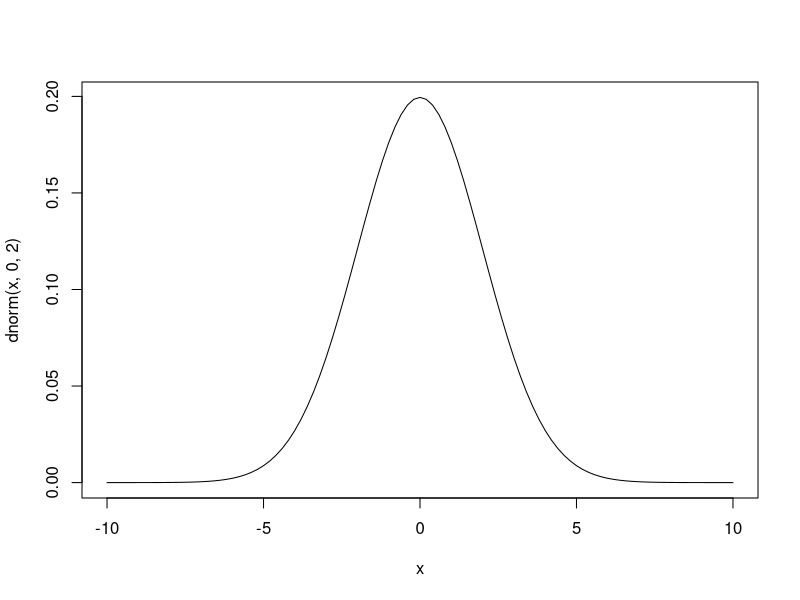
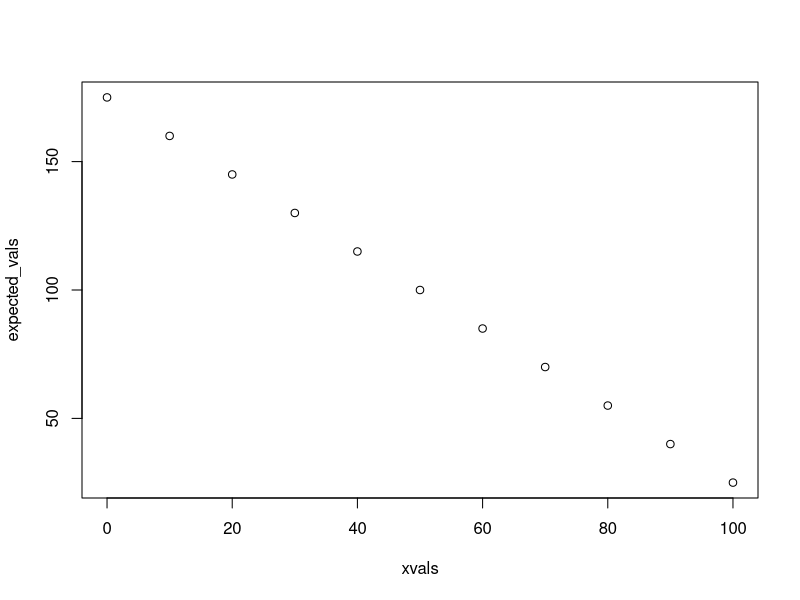
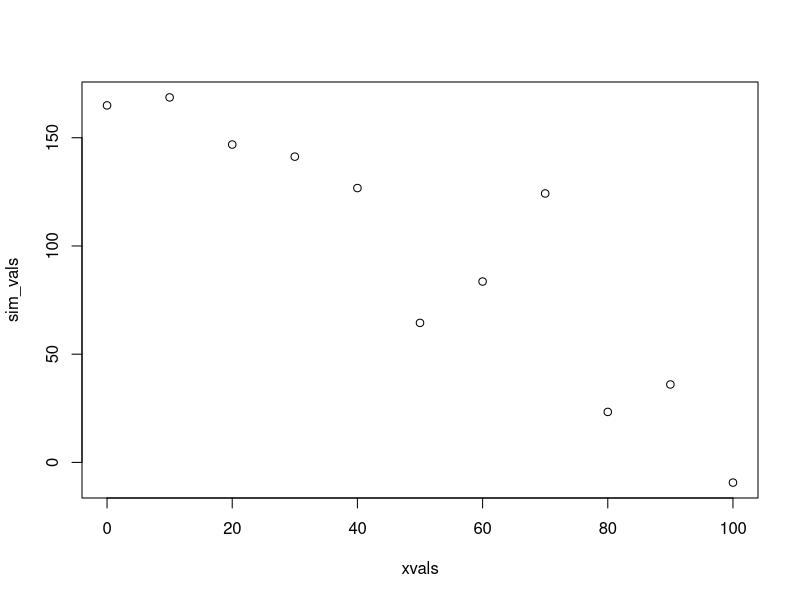
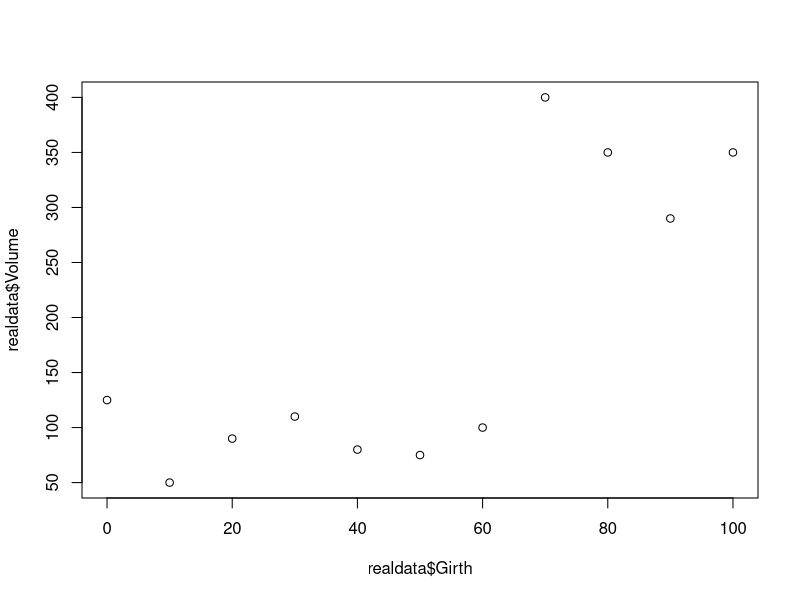
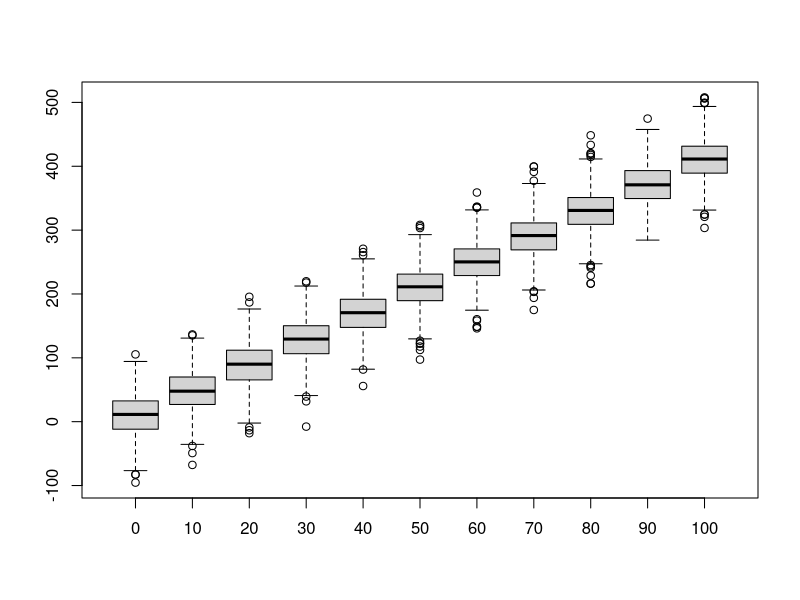
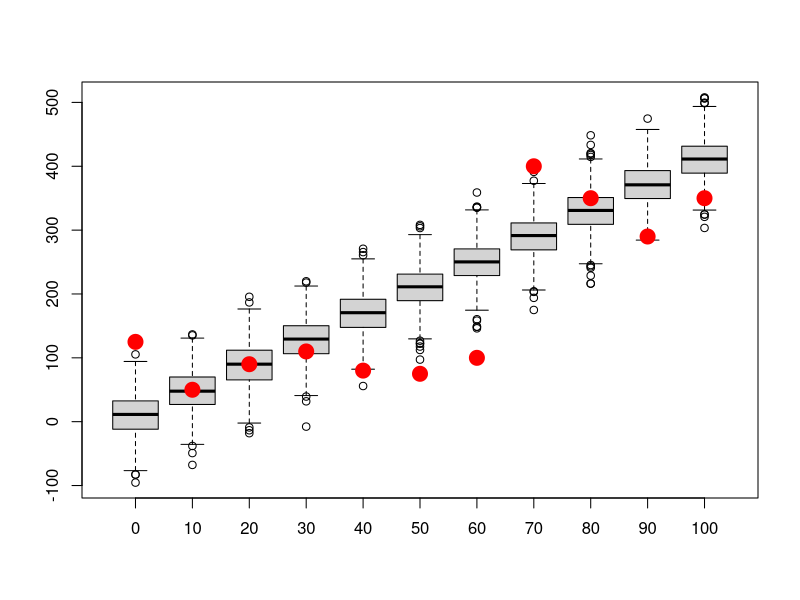
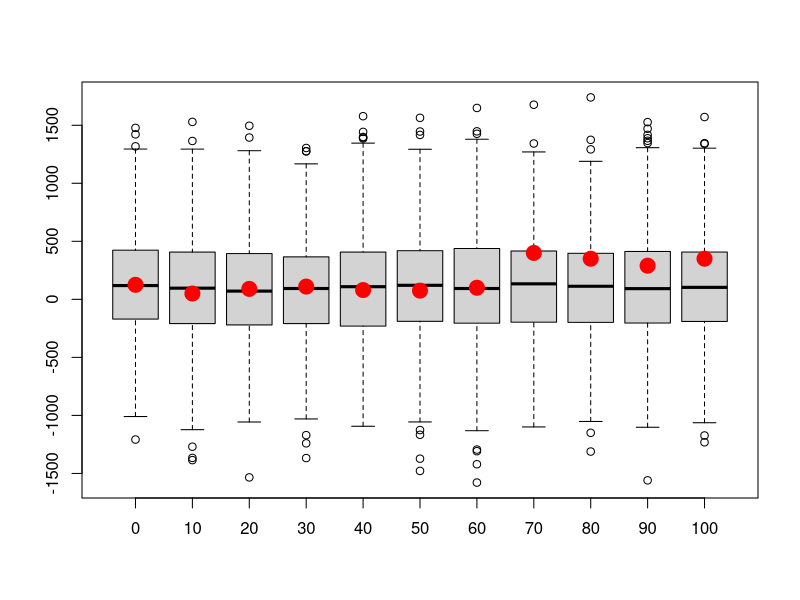
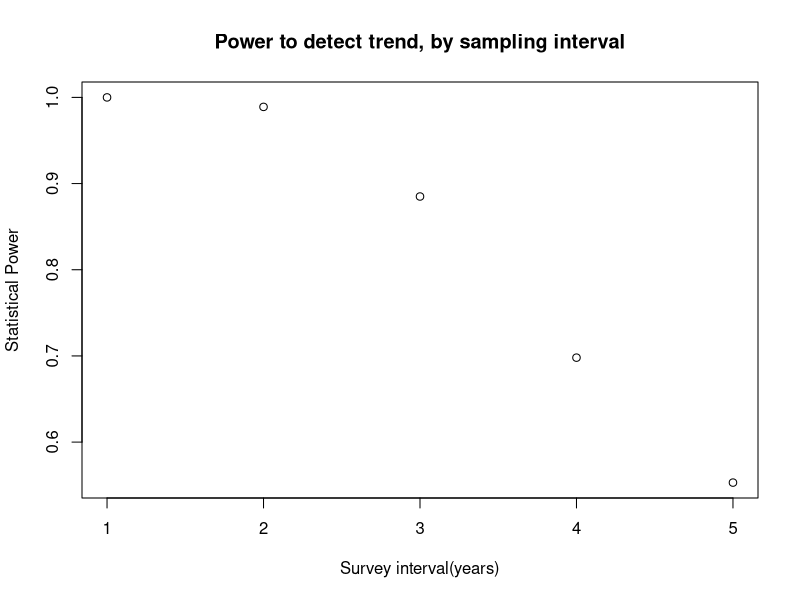

Write the R code that produced these figures, in order.
## ---- chunk 1
knitr::opts_chunk$set(echo = TRUE, cache = TRUE)
## ---- chunk 2

#  NRES 746, Lecture 3  ------------------------
##  University of Nevada, Reno       
##  The virtual ecologist                             
##     Building data simulation models  

## ---- chunk 3

# Short exercise:

# Generate 50 samples from Normal(mean=10,sd=5) 


# Generate 1000 samples from Poisson(mean=50)


# Generate 10 samples from Beta(shape1=0.1,shape2=0.1)


# Try some other distributions and parameters.  NOTE: you can visualize probability densities easily using the "curve" function:

curve(dnorm(x,0,2),-10,10)

# What happens when you try to use a discrete distribution?

## ---- chunk 4

# SIMULATE DATA: ------------------
#  decompose into deterministic and stochastic components (linear regression example)

## Deterministic component  -----------------------------------------

#   define function for transforming a predictor variable into an expected response (linear regression)

    # Arguments:
      # x: vector of covariate values (predictor variable)
      # a: the intercept of a linear relationship mapping the covariate to an expected response
      # b: the slope of a linear relationship mapping the covariate to an expected response

deterministic_component <- function(x,a,b){
  linear <- a + b*x   # specify a deterministic, linear functional form
  return(linear)
}

xvals = seq(0,100,10)  # define the values of a hypothetical predictor variable (e.g., tree girth)

expected_vals <- deterministic_component(xvals,175,-1.5)   # use the deterministic component to determine the expected response (e.g., tree volume)
expected_vals

plot(xvals,expected_vals)   # plot out the relationship

# plot(xvals,expected_vals,type="l")    # alternatively, plot as a line

## ---- chunk 5

## Stochastic component -------------------------------------------- 
##    define a function for transforming an expected (deterministic) response and adding a layer of "noise" on top!

    # Arguments:
      # x: vector of expected responses
      # variance: variance of the "noise" component of your data simulation model
stochastic_component <- function(x,variance){     
  sd <- sqrt(variance)       # convert variance to standard deviation       
  stochvals <- rnorm(length(x),x,sd)       # add a layer of "noise" on top of the expected response values
  return(stochvals)
}

           # alternative: add the "residuals" onto the expected values. 
# stochastic_component <- function(x,variance){     
#   sd <- sqrt(variance)       # convert variance to standard deviation       
#   stochvals <- rnorm(length(x),0,sd)       # generate the 'residuals'    
#   return(x+stochvals)             # add a layer of "noise" on top of the expected response values
# }

    ### Simulate stochastic data!!
sim_vals <- stochastic_component(expected_vals,variance=500)   # try it- run the function to add noise to your expected values. 

plot(xvals,sim_vals)     # plot it- it should look much more "noisy" now!

# ALTERNATIVELY:

sim_vals <- stochastic_component(deterministic_component(xvals,175,-1.5),500)    # stochastic "shell" surrounds a deterministic "core"    

## ---- chunk 6

# Goodness-of-fit test! -------------------------------------

    # Do the data fall into the range of plausible values produced by this model?

# Imagine you have the following "real" data (e.g., tree volumes). 

realdata <- data.frame(Volume=c(125,50,90,110,80,75,100,400,350,290,350),Girth=xvals)
plot(realdata$Girth,realdata$Volume)

## ---- chunk 7

# Simulate many datasets from our hypothesized data generating model (intercept=10,slope=4,variance=1000):

reps <- 1000    # specify number of replicate datasets to generate
samplesize <- nrow(realdata)    # define the number of data points we should generate for each simulation "experiment"
simresults <- array(0,dim=c(samplesize,reps))   # initialize a storage array for results 
exp_vals <- deterministic_component(realdata$Girth,a=10,b=4)          # simulate the expected tree volumes for each measured girth value
for(i in 1:reps){       # for each independent simulation "experiment":
  sim_vals <- stochastic_component(exp_vals,1000)  # add stochastic noise
  simresults[,i] <- sim_vals   # store the simulated data for later
}

    # now make a boxplot of the results
boxplot(t(simresults),xaxt="n")    # (repeat) make a boxplot of the simulation results
axis(1,at=c(1:samplesize),labels=realdata$Girth)                          # add x axis labels 

## ---- chunk 8

# Now overlay the "real" data
    # how well does the model fit the data?

boxplot(lapply(1:nrow(simresults), function(i) simresults[i,]),xaxt="n")    # (repeat) make a boxplot of the simulation results
axis(1,at=c(1:samplesize),labels=realdata$Girth)                          # add x axis labels 
points(c(1:samplesize),realdata$Volume,pch=20,cex=3,col="red",xaxt="n")     # this time, overlay the "real" data 

## ---- chunk 9

# Let's simulate many datasets from a 'null' model (intercept=100,slope=0,variance=75000):

reps <- 1000    # specify number of replicate datasets to generate
samplesize <- nrow(realdata)    # define the number of data points we should generate for each simulation "experiment"
simresults <- array(0,dim=c(samplesize,reps))   # initialize a storage array for results 
for(i in 1:reps){       # for each independent simulation "experiment":
  exp_vals <- deterministic_component(realdata$Girth,a=100,b=0)          # simulate the expected tree volumes for each measured girth value
  sim_vals <- stochastic_component(exp_vals,200000)  # add stochastic noise
  simresults[,i] <- sim_vals   # store the simulated data for later
}

    # now make a boxplot of the results
boxplot(lapply(1:nrow(simresults), function(i) simresults[i,]),xaxt="n")    # (repeat) make a boxplot of the simulation results
axis(1,at=c(1:samplesize),labels=realdata$Girth)                          # add x axis labels 
points(c(1:samplesize),realdata$Volume,pch=20,cex=3,col="red",xaxt="n")     # this time, overlay the "real" data 


## ---- chunk 10

# Power analysis example ---------------------------------
#    designing a monitoring program for a rare species


   ### first, let's develop some helper functions:

## helper function 1 ---------------------------
# function for computing the number of observed/detected animals in a single survey

    # Arguments:
      # TrueN: true population abundance
      # surveyors: number of survey participants each day
      # days: survey duration, in days

NumObserved <- function(TrueN=1000,surveyors=1,days=3){
  probPerPersonDay <- 0.02      # define the probability of detection per animal per person-day [hard-coded- potentially bad coding practice!]
  probPerDay <- 1-(1-probPerPersonDay)^surveyors      # define the probability of detection per animal per day (multiple surveyors)(animal must be detected at least once)
  probPerSurvey <- 1-(1-probPerDay)^days       # define the probability of detection per animal for the entire survey
  nobs <- rbinom(1,size=TrueN,prob=probPerSurvey)     # simulate the number of animals detected!
  return(nobs)
}
NumObserved(TrueN=500,surveyors=2,days=7)   # test the new function

## ---- chunk 11

## helper function 2 -----------------------------
##   function for computing expected abundance dynamics of a declining population (deterministic component!)

    # Arguments:
      # LastYearAbund: true population abundance in the previous year
      # trend: proportional change in population size from last year

ThisYearAbund <- function(LastYearAbund=1000,trend=-0.03){
  CurAbund <- LastYearAbund + trend*LastYearAbund    # compute abundance this year
  CurAbund <- floor(CurAbund)  # can't have fractional individuals!
  return(CurAbund)
}
ThisYearAbund(LastYearAbund=500,trend=-0.03)    # test the new function

# NOTE: we could introduce stochastic population dynamics (or density dependence, etc!) for a more realistic model, but we are omitting this here. 

## ---- chunk 12

## function: simulate monitoring data ----------------------------

# develop a function for simulating monitoring data from a declining population

    # Arguments:
      # initabund: true initial population abundance
      # trend: proportional change in population size from last year
      # years: duration of simulation
      # observers: number of survey participants each day
      # days: survey duration, in days
      # survint: survey interval, in years (e.g., 2 means surveys are conducted every other year)

SimulateMonitoringData <- function(initabund=1000,trend=-0.03,years=25,observers=1,days=3,survint=2){
  prevabund <- initabund        # initialize "previous-year abundance" at initial abundance 
  detected <- numeric(years)    # set up storage variable
  for(y in 1:years){            # for each year of the simulation:
    thisAbund <- ThisYearAbund(prevabund,trend)             # compute the current abundance on the basis of the trend
    detected[y] <- NumObserved(thisAbund,observers,days)     # sample the current population using this monitoring scheme
    prevabund <- thisAbund   # set this years abundance as the previous years abundance (to set up the simulation for next year)
  }
  surveyed <- c(1:years)%%survint==0    # which years were surveys actually performed?
  detected[!surveyed] <- NA            # if the survey is not performed that year, return a missing value
  return(detected)       # return the number of individuals detected
}

SimulateMonitoringData(initabund=1000,trend=-0.03,years=25,observers=1,days=3,survint=2)    # test the new function

## ---- chunk 13

## function: assessing whether or not a decline was detected ------------------------

    # Arguments:
      # monitoringData: simulated results from a long-term monitoring study
      # alpha: define acceptable type-I error rate (false positive rate)

IsDecline <- function(monitoringData,alpha=0.05){
  time <- 1:length(monitoringData)      # vector of survey years
  model <- lm(monitoringData~time)    # for now, let's use ordinary linear regression (perform linear regression on simulated monitoring data)
  p_value <- summary(model)$coefficients["time","Pr(>|t|)"]      # extract the p-value  
  isdecline <- ifelse(summary(model)$coefficients["time","Estimate"]<0,TRUE,FALSE)     # determine if the simulated monitoring data determined a "significant" decline
  sig_decline <- ifelse((p_value<=alpha)&(isdecline),TRUE,FALSE)    # if declining and significant trend, then the monitoring protocol successfully diagnosed a decline
  return(sig_decline)
}

IsDecline(monitoringData=c(10,20,NA,15,1),alpha=0.05)    # test the function

## ---- chunk 14

nreps <- 1000
initabund <- 100
GetPower <- function(observers=1,days=3,alpha=0.05,years=25,survint=2,trend=-0.03){
  decline <- logical(nreps)
  for(i in 1:nreps){
    detected <- SimulateMonitoringData(initabund,trend,years,observers,days,survint)
    decline[i] <- IsDecline(detected,alpha)
  }
  Power <- length(which(decline==TRUE))/nreps 
  return(Power)
}
cat((sprintf("The statistical power to detect a decline for the default parameters is: %s",GetPower())))    # for default

## ---- chunk 15

  initabund = 1000
  survints <- c(1:5)
  powers <- numeric(length(survints))
  for(i in 1:length(survints)){
    powers[i] <- GetPower(survint=survints[i])
  }
  
  plot(powers~survints,xlab="Survey interval(years)",ylab="Statistical Power",main="Power to detect trend, by sampling interval") 
